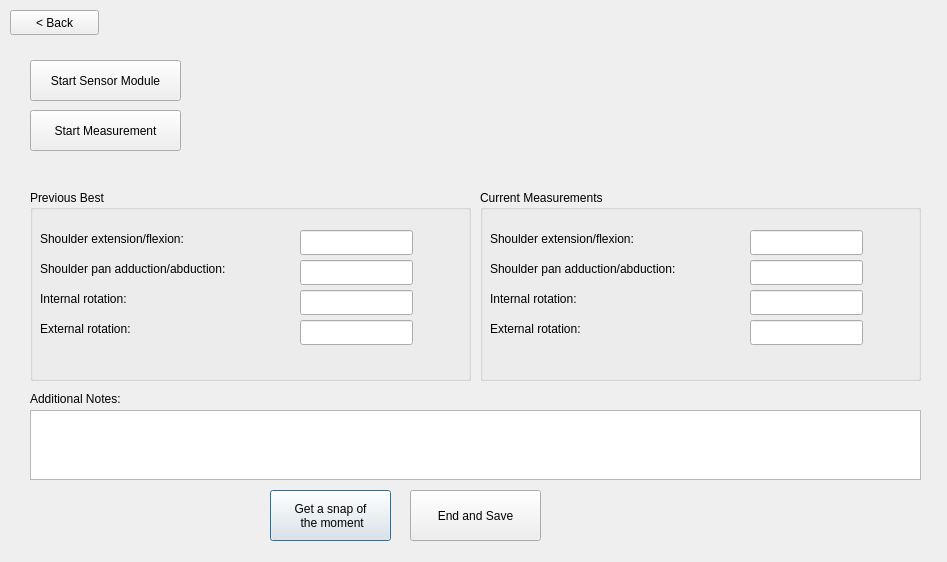
<?xml version="1.0" encoding="UTF-8"?>
<ui version="4.0">
 <class>Dialog</class>
 <widget class="QDialog" name="Dialog">
  <property name="geometry">
   <rect>
    <x>0</x>
    <y>0</y>
    <width>947</width>
    <height>562</height>
   </rect>
  </property>
  <property name="windowTitle">
   <string>Dialog</string>
  </property>
  <widget class="QGroupBox" name="groupBox_prev">
   <property name="geometry">
    <rect>
     <x>30</x>
     <y>190</y>
     <width>441</width>
     <height>191</height>
    </rect>
   </property>
   <property name="title">
    <string>Previous Best</string>
   </property>
   <widget class="QLabel" name="label_3">
    <property name="geometry">
     <rect>
      <x>10</x>
      <y>70</y>
      <width>261</width>
      <height>17</height>
     </rect>
    </property>
    <property name="text">
     <string>Shoulder pan adduction/abduction:</string>
    </property>
   </widget>
   <widget class="QLabel" name="label_5">
    <property name="geometry">
     <rect>
      <x>10</x>
      <y>130</y>
      <width>261</width>
      <height>17</height>
     </rect>
    </property>
    <property name="text">
     <string>External rotation:</string>
    </property>
   </widget>
   <widget class="QLabel" name="label_2">
    <property name="geometry">
     <rect>
      <x>10</x>
      <y>40</y>
      <width>211</width>
      <height>17</height>
     </rect>
    </property>
    <property name="text">
     <string>Shoulder extension/flexion:</string>
    </property>
   </widget>
   <widget class="QLabel" name="label_4">
    <property name="geometry">
     <rect>
      <x>10</x>
      <y>100</y>
      <width>261</width>
      <height>17</height>
     </rect>
    </property>
    <property name="text">
     <string>Internal rotation:</string>
    </property>
   </widget>
   <widget class="QLineEdit" name="lineEdit_shoulder_ext_flex">
    <property name="geometry">
     <rect>
      <x>270</x>
      <y>40</y>
      <width>113</width>
      <height>25</height>
     </rect>
    </property>
   </widget>
   <widget class="QLineEdit" name="lineEdit_shoulder_abd_add">
    <property name="geometry">
     <rect>
      <x>270</x>
      <y>70</y>
      <width>113</width>
      <height>25</height>
     </rect>
    </property>
   </widget>
   <widget class="QLineEdit" name="lineEdit_intern_rot">
    <property name="geometry">
     <rect>
      <x>270</x>
      <y>100</y>
      <width>113</width>
      <height>25</height>
     </rect>
    </property>
   </widget>
   <widget class="QLineEdit" name="lineEdit_5">
    <property name="geometry">
     <rect>
      <x>270</x>
      <y>130</y>
      <width>113</width>
      <height>25</height>
     </rect>
    </property>
   </widget>
  </widget>
  <widget class="QPushButton" name="button_snap">
   <property name="geometry">
    <rect>
     <x>270</x>
     <y>490</y>
     <width>121</width>
     <height>51</height>
    </rect>
   </property>
   <property name="text">
    <string>Get a snap of 
 the moment</string>
   </property>
  </widget>
  <widget class="QPushButton" name="button_end_and_save">
   <property name="geometry">
    <rect>
     <x>410</x>
     <y>490</y>
     <width>131</width>
     <height>51</height>
    </rect>
   </property>
   <property name="text">
    <string>End and Save</string>
   </property>
  </widget>
  <widget class="QPlainTextEdit" name="plainTextEdit_add_note">
   <property name="geometry">
    <rect>
     <x>30</x>
     <y>410</y>
     <width>891</width>
     <height>70</height>
    </rect>
   </property>
  </widget>
  <widget class="QGroupBox" name="groupBox_current">
   <property name="geometry">
    <rect>
     <x>480</x>
     <y>190</y>
     <width>441</width>
     <height>191</height>
    </rect>
   </property>
   <property name="title">
    <string>Current Measurements</string>
   </property>
   <widget class="QLabel" name="label_6">
    <property name="geometry">
     <rect>
      <x>10</x>
      <y>70</y>
      <width>261</width>
      <height>17</height>
     </rect>
    </property>
    <property name="text">
     <string>Shoulder pan adduction/abduction:</string>
    </property>
   </widget>
   <widget class="QLabel" name="label_7">
    <property name="geometry">
     <rect>
      <x>10</x>
      <y>130</y>
      <width>261</width>
      <height>17</height>
     </rect>
    </property>
    <property name="text">
     <string>External rotation:</string>
    </property>
   </widget>
   <widget class="QLabel" name="label_8">
    <property name="geometry">
     <rect>
      <x>10</x>
      <y>40</y>
      <width>211</width>
      <height>17</height>
     </rect>
    </property>
    <property name="text">
     <string>Shoulder extension/flexion:</string>
    </property>
   </widget>
   <widget class="QLabel" name="label_9">
    <property name="geometry">
     <rect>
      <x>10</x>
      <y>100</y>
      <width>261</width>
      <height>17</height>
     </rect>
    </property>
    <property name="text">
     <string>Internal rotation:</string>
    </property>
   </widget>
   <widget class="QLineEdit" name="lineEdit_shoulder_ext_flex_2">
    <property name="geometry">
     <rect>
      <x>270</x>
      <y>40</y>
      <width>113</width>
      <height>25</height>
     </rect>
    </property>
   </widget>
   <widget class="QLineEdit" name="lineEdit_shoulder_abd_add_2">
    <property name="geometry">
     <rect>
      <x>270</x>
      <y>70</y>
      <width>113</width>
      <height>25</height>
     </rect>
    </property>
   </widget>
   <widget class="QLineEdit" name="lineEdit_intern_rot_2">
    <property name="geometry">
     <rect>
      <x>270</x>
      <y>100</y>
      <width>113</width>
      <height>25</height>
     </rect>
    </property>
   </widget>
   <widget class="QLineEdit" name="lineEdit_12">
    <property name="geometry">
     <rect>
      <x>270</x>
      <y>130</y>
      <width>113</width>
      <height>25</height>
     </rect>
    </property>
   </widget>
  </widget>
  <widget class="QLabel" name="label">
   <property name="geometry">
    <rect>
     <x>30</x>
     <y>390</y>
     <width>131</width>
     <height>17</height>
    </rect>
   </property>
   <property name="text">
    <string>Additional Notes:</string>
   </property>
  </widget>
  <widget class="QPushButton" name="button_back">
   <property name="geometry">
    <rect>
     <x>10</x>
     <y>10</y>
     <width>89</width>
     <height>25</height>
    </rect>
   </property>
   <property name="text">
    <string>&lt; Back</string>
   </property>
  </widget>
  <widget class="QPushButton" name="button_start_sensor">
   <property name="geometry">
    <rect>
     <x>30</x>
     <y>60</y>
     <width>151</width>
     <height>41</height>
    </rect>
   </property>
   <property name="text">
    <string>Start Sensor Module</string>
   </property>
  </widget>
  <widget class="QPushButton" name="button_start_measurement">
   <property name="geometry">
    <rect>
     <x>30</x>
     <y>110</y>
     <width>151</width>
     <height>41</height>
    </rect>
   </property>
   <property name="text">
    <string>Start Measurement</string>
   </property>
  </widget>
 </widget>
 <resources/>
 <connections/>
</ui>
